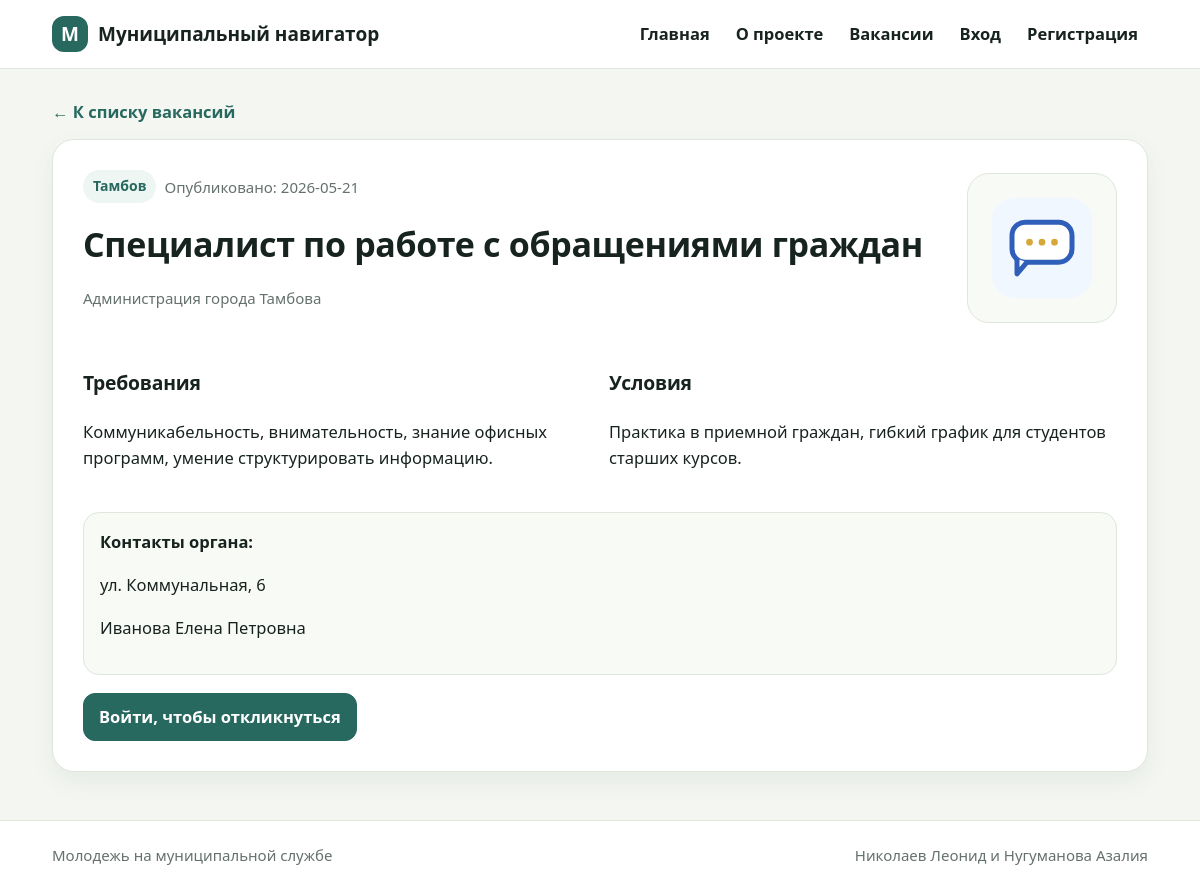
Screenshot of /vacancy/2 with the database file from the repository.
### tables this page shows
CREATE TABLE "Главное_меню" (
    "id" INTEGER PRIMARY KEY AUTOINCREMENT,
    "название" TEXT NOT NULL,
    "ссылка" TEXT NOT NULL,
    "роль" TEXT NOT NULL DEFAULT 'all',
    "порядок" INTEGER NOT NULL DEFAULT 0
);

CREATE TABLE "Муниципальные_органы" (
    "id" INTEGER PRIMARY KEY AUTOINCREMENT,
    "название" TEXT NOT NULL,
    "город" TEXT NOT NULL,
    "адрес" TEXT,
    "контактное_лицо" TEXT
);

CREATE TABLE "Вакансии" (
    "id" INTEGER PRIMARY KEY AUTOINCREMENT,
    "id_органа" INTEGER NOT NULL,
    "название" TEXT NOT NULL,
    "требования" TEXT,
    "условия" TEXT,
    "изображение" TEXT NOT NULL DEFAULT 'city.svg',
    "дата_публикации" TEXT NOT NULL DEFAULT CURRENT_TIMESTAMP,
    "активна" INTEGER NOT NULL DEFAULT 1,
    FOREIGN KEY ("id_органа") REFERENCES "Муниципальные_органы"("id") ON DELETE CASCADE
);

### app.py (the view)
@app.route('/vacancy/<int:vacancy_id>')
def vacancy_page(vacancy_id):
    vacancy = g.dbase.get_vacancy(vacancy_id)
    if not vacancy:
        abort(404)
    already_applied = False
    if current_user.is_authenticated and current_user.get_role() == 'student':
        student = g.dbase.get_student_by_user_id(current_user.get_id())
        already_applied = bool(student and g.dbase.response_exists(student['id'], vacancy_id))
    return render_template('vacancy.html', title=vacancy['title'], vacancy=vacancy, already_applied=already_applied, back=request.args.get('back', ''))

### FDataBase.py (called while the page is built)
    def get_menu(self, role='guest'):
        return self.__cur.execute('''
            SELECT "название" AS title, "ссылка" AS url, "роль" AS role
            FROM "Главное_меню"
            WHERE "роль" = 'all' OR "роль" = ?
            ORDER BY "порядок"
        ''', (role,)).fetchall()

    def get_vacancy(self, vacancy_id):
        return self.__cur.execute('''
            SELECT v."id" AS id, v."id_органа" AS organ_id, v."название" AS title,
                   v."требования" AS requirements, v."условия" AS conditions,
                   v."изображение" AS image,
                   v."дата_публикации" AS date_publication, v."активна" AS active,
                   o."название" AS organ_name, o."город" AS city, o."адрес" AS address,
                   o."контактное_лицо" AS contact
            FROM "Вакансии" v
            JOIN "Муниципальные_органы" o ON v."id_органа" = o."id"
            WHERE v."id" = ?
            LIMIT 1
        ''', (vacancy_id,)).fetchone()

### app.py (called while the page is built)
def connect_db():
    conn = sqlite3.connect(app.config['DATABASE'])
    conn.row_factory = sqlite3.Row
    conn.execute('PRAGMA foreign_keys = ON')
    return conn

def get_db():
    if not hasattr(g, 'link_db'):
        g.link_db = connect_db()
    return g.link_db

@app.before_request
def before_request():
    global dbase
    dbase = FDataBase(get_db())
    g.dbase = dbase

@app.context_processor
def inject_common_data():
    menu = []
    try:
        if hasattr(g, 'dbase'):
            role = current_user.get_role() if current_user.is_authenticated else 'guest'
            menu = g.dbase.get_menu(role)
    except Exception:
        menu = []
    return dict(menu=menu, courses=COURSES, vacancy_images=VACANCY_IMAGES)

### templates/vacancy.html
{% extends 'base.html' %}
{% block content %}
{% if back == 'admin' and current_user.is_authenticated and current_user.get_role() == 'admin' %}
    <a class="back-link" href="{{ url_for('admin_panel') }}">← В админ-панель</a>
{% else %}
    <a class="back-link" href="{{ url_for('vacancies') }}">← К списку вакансий</a>
{% endif %}
<section class="detail-card vacancy-detail">
    <div class="detail-head">
        <div>
            <div class="card-top left">
                <span class="badge">{{ vacancy.city }}</span>
                <span class="date">Опубликовано: {{ vacancy.date_publication[:10] }}</span>
            </div>
            <h1>{{ vacancy.title }}</h1>
            <p class="muted">{{ vacancy.organ_name }}</p>
        </div>
        <div class="detail-icon"><img src="{{ url_for('static', filename='images/' + vacancy.image) }}" alt="{{ vacancy.title }}"></div>
    </div>
    <div class="detail-grid">
        <div>
            <h3>Требования</h3>
            <p>{{ vacancy.requirements }}</p>
        </div>
        <div>
            <h3>Условия</h3>
            <p>{{ vacancy.conditions }}</p>
        </div>
    </div>
    <div class="contact-box">
        <strong>Контакты органа:</strong>
        <p>{{ vacancy.address }}</p>
        <p>{{ vacancy.contact }}</p>
    </div>
    {% if current_user.is_authenticated and current_user.get_role() == 'student' %}
        {% if already_applied %}
            <button class="btn" disabled>Отклик уже отправлен</button>
        {% else %}
            <a class="btn primary" href="{{ url_for('apply', vacancy_id=vacancy.id) }}">Откликнуться</a>
        {% endif %}
    {% elif not current_user.is_authenticated %}
        <a class="btn primary" href="{{ url_for('login', next=url_for('apply', vacancy_id=vacancy.id)) }}">Войти, чтобы откликнуться</a>
    {% endif %}
</section>
{% endblock %}

### templates/base.html (shortened to what this page needs)
<!doctype html>
<html lang="ru">
<head>
    <link rel="stylesheet" href="{{ url_for('static', filename='style.css') }}">
</head>
<body>
<header class="site-header">
    <div class="container header-inner">
        <a class="logo" href="{{ url_for('index') }}">
            <span class="logo-mark">М</span>
            <span>Муниципальный навигатор</span>
        </a>
        <nav class="main-nav">
            {% for item in menu %}
                <a href="{{ item.url }}">{{ item.title }}</a>
            {% endfor %}
        </nav>
    </div>
</header>
<main class="container main-content">
    {% block content %}{% endblock %}
</main>
<footer class="footer">
    <div class="container footer-inner">
        <span>Молодежь на муниципальной службе</span>
        <span>Николаев Леонид и Нугуманова Азалия</span>
    </div>
</footer>
</body>
</html>

### static/style.css (style rules this page uses)
:root { --bg: #f4f6f1; --card: #ffffff; --text: #17231f; --muted: #65716d; --border: #dfe6dc; --primary: #27685f; --primary-dark: #1f514b; --soft: #edf6f2; --soft-2: #f8faf6; --success: #ecf8ef; --danger: #fff1f1; --warning: #fff8e6; }
* { box-sizing: border-box; }
body { margin: 0; font-family: "Segoe UI", Arial, Helvetica, sans-serif; color: var(--text); background: var(--bg); line-height: 1.6; font-size: 16.5px; }
h1, h2, h3 { font-weight: 650; letter-spacing: -0.01em; }
a { color: var(--primary); text-decoration: none; }
.container { max-width: 1140px; margin: 0 auto; padding: 0 22px; }
.site-header { background: #fff; border-bottom: 1px solid var(--border); position: sticky; top: 0; z-index: 10; }
.header-inner { min-height: 68px; display: flex; align-items: center; justify-content: space-between; gap: 18px; }
.logo { display: flex; align-items: center; gap: 10px; color: var(--text); font-weight: 650; font-size: 19px; }
.logo-mark { width: 36px; height: 36px; border-radius: 12px; background: var(--primary); color: #fff; display: inline-flex; align-items: center; justify-content: center; }
.main-nav { display: flex; flex-wrap: wrap; gap: 6px; justify-content: flex-end; }
.main-nav a { color: var(--text); padding: 8px 10px; border-radius: 10px; font-weight: 600; }
.main-content { padding-top: 30px; padding-bottom: 48px; }
.hero-text, .hero-visual, .panel, .detail-card, .auth-card, .vacancy-card, .stat-card, .step-card, .page-title { background: var(--card); border: 1px solid var(--border); border-radius: 22px; box-shadow: 0 10px 24px rgba(39, 104, 95, 0.07); }
.btn { border: 1px solid var(--border); background: #fff; color: var(--text); border-radius: 12px; padding: 10px 15px; font-weight: 600; cursor: pointer; display: inline-flex; align-items: center; justify-content: center; min-height: 40px; transition: background .15s ease, border-color .15s ease; }
.btn.primary { background: var(--primary); color: #fff; border-color: var(--primary); }
.card-top { display: flex; justify-content: flex-end; flex-wrap: wrap; gap: 8px; align-items: center; }
.card-top.left { justify-content: flex-start; }
.badge { display: inline-block; padding: 5px 10px; background: var(--soft); color: var(--primary); border-radius: 999px; font-size: 14px; font-weight: 600; }
.date, .muted { color: var(--muted); font-size: 15px; }
.detail-card { padding: 30px; }
.detail-card h1 { margin: 14px 0 6px; font-size: 34px; }
.detail-head { display: grid; grid-template-columns: 1fr 150px; gap: 20px; align-items: center; }
.detail-icon { width: 150px; height: 150px; border: 1px solid var(--border); border-radius: 22px; background: var(--soft-2); display: flex; align-items: center; justify-content: center; }
.detail-icon img { width: 100px; height: 100px; object-fit: contain; display: block; }
.detail-grid { display: grid; grid-template-columns: 1fr 1fr; gap: 18px; margin: 24px 0; }
.contact-box { background: var(--soft-2); border: 1px solid var(--border); padding: 16px; border-radius: 16px; margin-bottom: 18px; }
.back-link { display: inline-block; margin-bottom: 14px; font-weight: 600; }
.footer { border-top: 1px solid var(--border); background: #fff; color: var(--muted); }
.footer-inner { min-height: 68px; display: flex; justify-content: space-between; align-items: center; gap: 16px; font-size: 15px; }

### rows the page displays
Главное_меню: title "Главная"
Главное_меню: title "О проекте"
Главное_меню: title "Вакансии"
Главное_меню: title "Вход"
Главное_меню: title "Регистрация"
Муниципальные_органы: city "Тамбов", organ_name "Администрация города Тамбова", address "ул. Коммунальная, 6", contact "Иванова Елена Петровна"
Вакансии: дата_публикации "2026-05-21", title "Специалист по работе с обращениями граждан", изображение (picture), requirements "Коммуникабельность, внимательность, знание офисных программ, умение структурировать информацию.", conditions "Практика в приемной граждан, гибкий график для студентов старших курсов."
